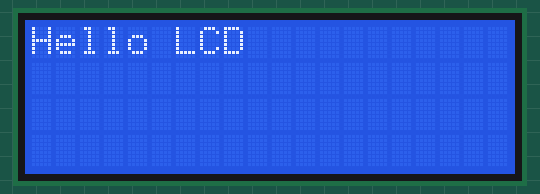
Recording of a sketch running on a simulated Arduino Mega 2560, built for the host (arithmetic inside an expression is 32-bit, double 64-bit). Shown: 20×4 character LCD. What the sketch prints to the serial monitor is not drawn.

Above: at 0.1 s.
At 5.8 s:
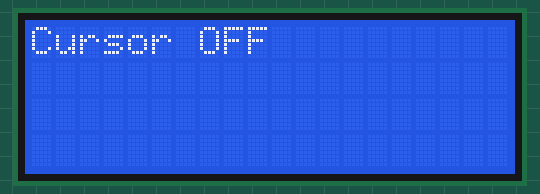
At 10.0 s:
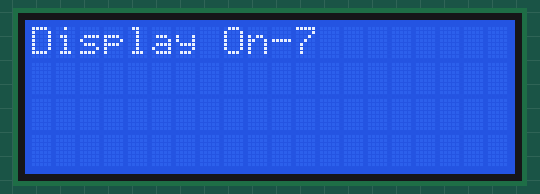
At 18.5 s:
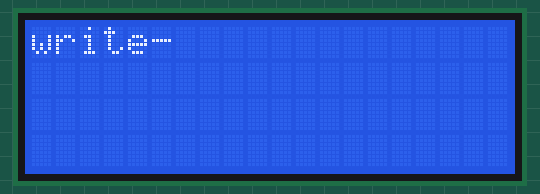
At 28.3 s:
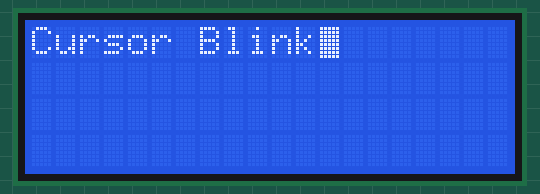
At 38.2 s:
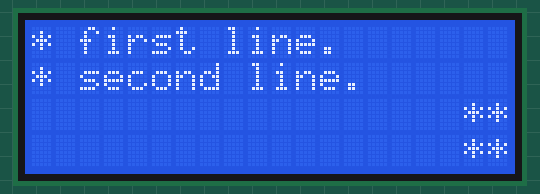

Measured:
- what the display in image 1 shows lasts 1.4 s, from 5.7 s to 7.1 s

The sketch:

lcd_PCF8574_module_test.ino
```cpp
//Basic example of Matthias Hertel's PCF8574 LCD library
//see his repo at https://github.com/mathertel/LiquidCrystal_PCF8574

#include "Arduino.h"
#include "Wire.h"
#include <LiquidCrystal_PCF8574.h>

const uint8_t SDA_PIN = 41;
const uint8_t SCK_PIN = 42;
const uint8_t I2C_ADDR = 0x27;

LiquidCrystal_PCF8574 lcd(I2C_ADDR);

int show = -1;

// 2 custom characters

byte dotOff[] = { 0b00000, 0b01110, 0b10001, 0b10001,
                  0b10001, 0b01110, 0b00000, 0b00000 };
byte dotOn[] = { 0b00000, 0b01110, 0b11111, 0b11111,
                 0b11111, 0b01110, 0b00000, 0b00000 };

void setup() {
  int error;

  Serial.begin(115200);
  Serial.println("LCD...");

  // wait on Serial to be available on Leonardo
  while (!Serial)
    ;

  Serial.printf("Probing for PCF8574 on address %#3x...\n", I2C_ADDR);

  // See http://playground.arduino.cc/Main/I2cScanner how to test for a I2C device.
  Wire1.begin(SDA_PIN, SCK_PIN);
  Wire1.beginTransmission(I2C_ADDR);
  error = Wire1.endTransmission();
  Serial.print("Error: ");
  Serial.print(error);

  if (error == 0) {
    Serial.println(": LCD found.");
    show = 0;
    lcd.begin(20, 4, Wire1);  // initialize the lcd

    lcd.createChar(1, dotOff);
    lcd.createChar(2, dotOn);

  } else {
    Serial.println(": LCD not found.");
  }  // if

}  // setup()


void loop() {
  if (show == 0) {
    lcd.setBacklight(255);
    lcd.home();
    lcd.clear();
    lcd.print("Hello LCD");
    delay(1000);

    lcd.setBacklight(0);
    delay(400);
    lcd.setBacklight(255);

  } else if (show == 1) {
    lcd.clear();
    lcd.print("Cursor On");
    lcd.cursor();

  } else if (show == 2) {
    lcd.clear();
    lcd.print("Cursor Blink");
    lcd.blink();

  } else if (show == 3) {
    lcd.clear();
    lcd.print("Cursor OFF");
    lcd.noBlink();
    lcd.noCursor();

  } else if (show == 4) {
    lcd.clear();
    lcd.print("Display Off");
    lcd.noDisplay();

  } else if (show == 5) {
    lcd.clear();
    lcd.print("Display On");
    lcd.display();

  } else if (show == 7) {
    lcd.clear();
    lcd.setCursor(0, 0);
    lcd.print("*** first line.");
    lcd.setCursor(0, 1);
    lcd.print("*** second line.");

  } else if (show == 8) {
    lcd.scrollDisplayLeft();
  } else if (show == 9) {
    lcd.scrollDisplayLeft();
  } else if (show == 10) {
    lcd.scrollDisplayLeft();
  } else if (show == 11) {
    lcd.scrollDisplayRight();

  } else if (show == 12) {
    lcd.clear();
    lcd.print("write-");

  } else if (show == 13) {
    lcd.clear();
    lcd.print("custom 1:<\01>");
    lcd.setCursor(0, 1);
    lcd.print("custom 2:<\02>");

  } else {
    lcd.print(show - 13);
  }  // if

  delay(1400);
  show = (show + 1) % 16;
}  // loop()
```
